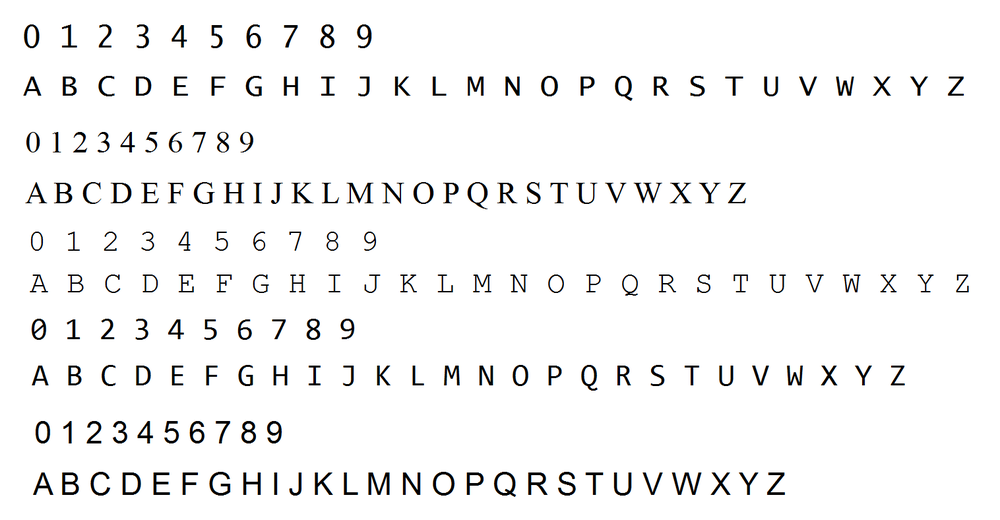
#> input picture training_chars.png, 1000 x 520 px, shrunk from 1516 x 788 before the run
$ python SkewCorrection.py --image training_chars.png
#> lines starting #> are read from the running program, lines starting #| are printed output that depends on the picture; after the words box and inside, x2 and y2 are one past the last pixel; in counts of white or black regions, pixels touching at a corner belong together
import numpy as np
import argparse
import cv2

ap = argparse.ArgumentParser()
ap.add_argument("-i", "--image", required=True,
                help="path to input image file")
args = vars(ap.parse_args())

image = cv2.imread(args["image"])
#> image is the input picture: shape (520, 1000, 3); mean B, G, R 245.1, 245.1, 245.1

gray = cv2.cvtColor(image, cv2.COLOR_BGR2GRAY)
gray = cv2.bitwise_not(gray)
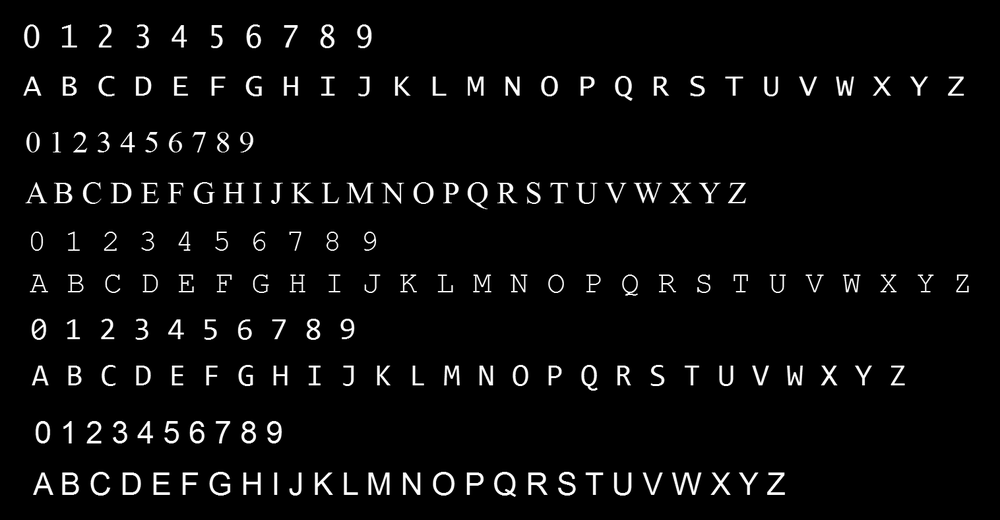
#> gray: shape (520, 1000); min 0, max 255, mean 9.9

thresh = cv2.threshold(gray, 0, 255,
                       cv2.THRESH_BINARY | cv2.THRESH_OTSU)[1]
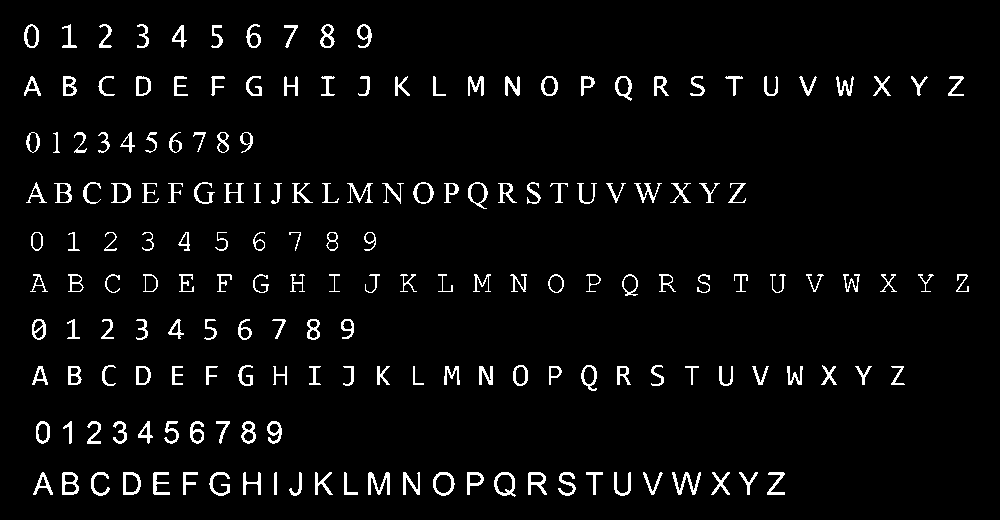
#> thresh: shape (520, 1000); 4.1% white in thin lines or dots, all inside (x1, y1, x2, y2) = (24, 24, 969, 497)

coords = np.column_stack(np.where(thresh > 0))
#> coords = 21290 pairs, first value 24 to 496, second value 24 to 968
angle = cv2.minAreaRect(coords)[-1]
#> angle = -0.138

if angle < -45:
    angle = -(90 + angle)

else:
    angle = -angle
#> angle = 0.138

(h, w) = image.shape[:2]
#> h = 520; w = 1000
center = (w // 2, h // 2)
#> center = (500, 260)
M = cv2.getRotationMatrix2D(center, angle, 1.0)
#> M = [[1, 0.0024, -0.624], [-0.0024, 1, 1.2]]
rotated = cv2.warpAffine(image, M, (w, h),
                         flags=cv2.INTER_CUBIC, borderMode=cv2.BORDER_REPLICATE)
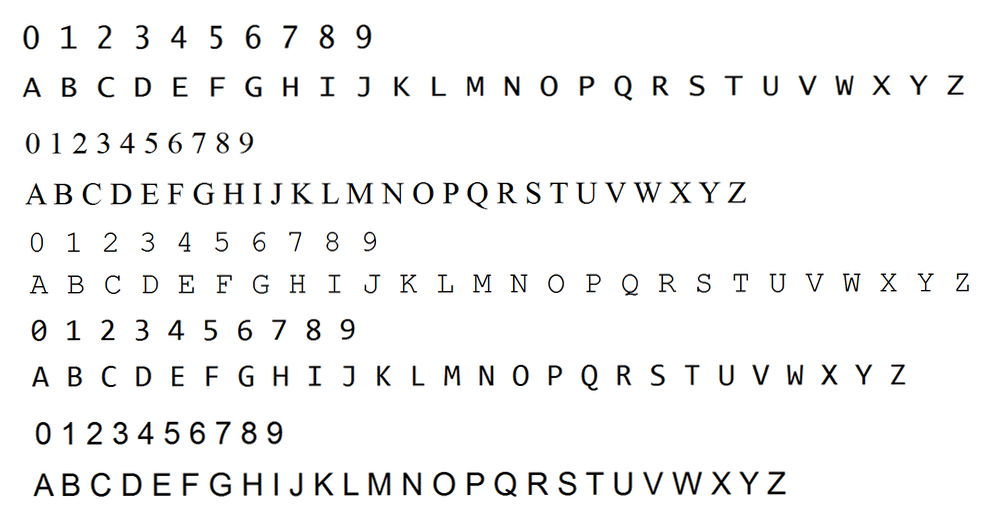
#> rotated: shape (520, 1000, 3); mean B, G, R 245, 245, 245

cv2.putText(rotated, "Angle: {:.2f} degrees".format(angle),
            (10, 30), cv2.FONT_HERSHEY_SIMPLEX, 0.7, (0, 0, 255), 2)
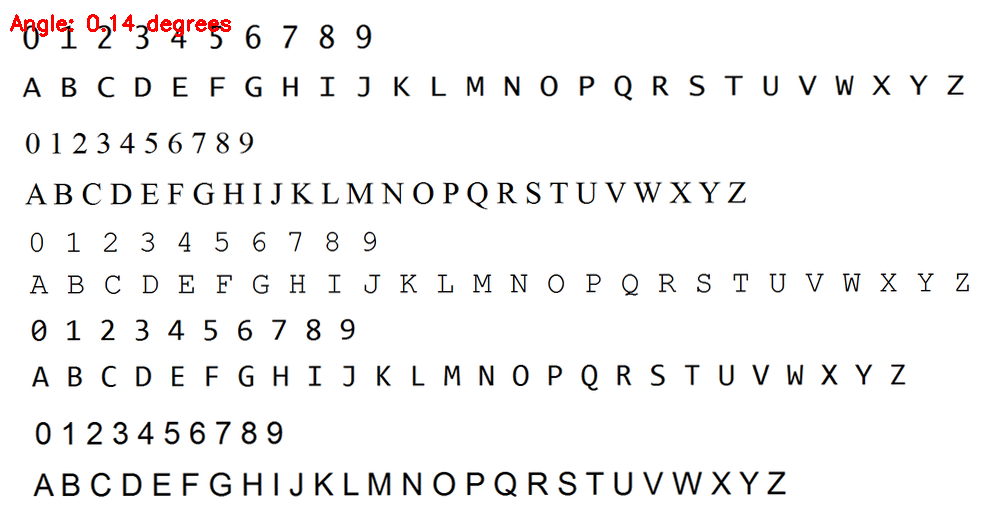
#> rotated: shape (520, 1000, 3); 0.28% of pixels changed, all inside (x1, y1, x2, y2) = (10, 14, 231, 37)

print("[INFO] angle: {:.3f}".format(angle))
#| [INFO] angle: 0.138
cv2.imshow("Input", image)
cv2.imshow("Rotated", rotated)
cv2.imwrite("Skewed.jpg", rotated)
cv2.waitKey(0)
